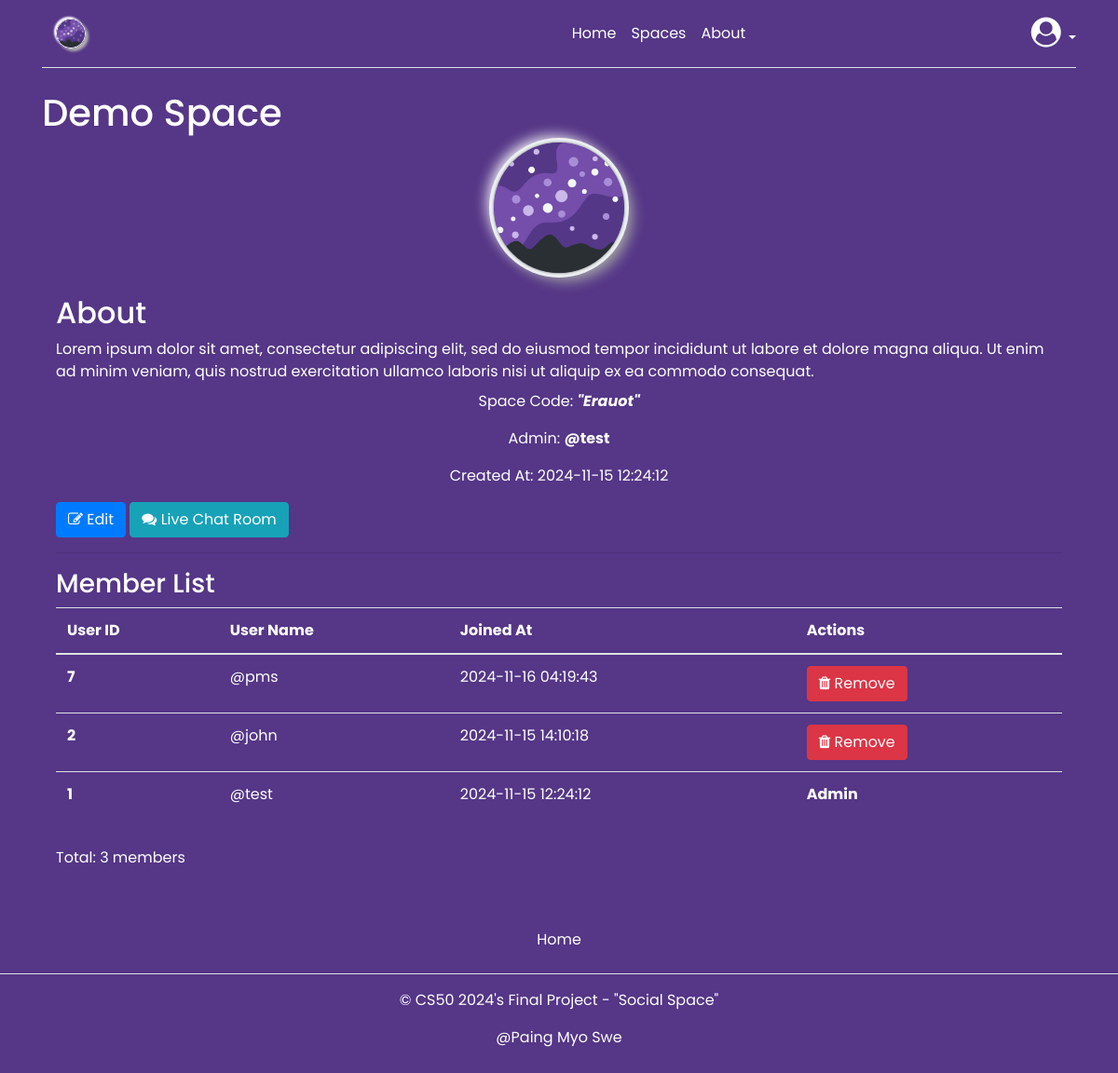
Screenshot of /spaces/3 (signed in) with the database file from the repository.
### tables this page shows
CREATE TABLE spaces (
  id INTEGER PRIMARY KEY AUTOINCREMENT,
  admin_id INTEGER NOT NULL,
  code VARCHAR NOT NULL,
  name TEXT NOT NULL,
  description TEXT NOT NULL,
  created TIMESTAMP NOT NULL DEFAULT CURRENT_TIMESTAMP,
  FOREIGN KEY (admin_id) REFERENCES users (id)
);

CREATE TABLE users (
  id INTEGER PRIMARY KEY AUTOINCREMENT,
  username TEXT UNIQUE NOT NULL,
  password TEXT NOT NULL
);

CREATE TABLE space_members (
  space_id INTEGER NOT NULL,
  user_id INTEGER NOT NULL,
  joined TIMESTAMP NOT NULL DEFAULT CURRENT_TIMESTAMP,
  FOREIGN KEY (space_id) REFERENCES spaces (id),
  FOREIGN KEY (user_id) REFERENCES users (id)
);

### app/space.py (the view)
@bp.route("/<int:id>")
@login_required
def show(id):
    db = get_db()
    space = db.execute(
        "SELECT s.id, s.code, name, description, created, admin_id, username as admin_name"
        " FROM spaces s JOIN users u ON s.admin_id = u.id"
        " WHERE s.id = ?",
        (id,),
    ).fetchone()
    if space is None:
        abort(404, f"Space id {id} doesn't exist.")
    members = get_space_members(id)
    is_member = g.user["id"] in [member["user_id"] for member in members]
    if not is_member:
        abort(403, f"You are not a member of this space.")
    return render_template(
        "space/show.html", space=space, members=members, is_member=is_member
    )

### app/auth.py (called while the page is built)
@bp.before_app_request
def load_logged_in_user():
    user_id = session.get("user_id")
    if user_id is None:
        g.user = None
    else:
        g.user = (
            get_db().execute("SELECT * FROM users WHERE id = ?", (user_id,)).fetchone()
        )

def login_required(view):
    @functools.wraps(view)
    def wrapped_view(**kwargs):
        if g.user is None:
            return redirect(url_for("auth.login"))
        return view(**kwargs)
    return wrapped_view

### app/db.py (called while the page is built)
def get_db():
    if "db" not in g:
        g.db = sqlite3.connect(
            current_app.config["DATABASE"], detect_types=sqlite3.PARSE_DECLTYPES
        )
        g.db.row_factory = sqlite3.Row
    return g.db

### app/space.py (called while the page is built)
def get_space_members(space_id):
    db = get_db()
    return db.execute(
        "SELECT sm.joined, sm.user_id, u.id, u.username FROM space_members sm JOIN users u ON sm.user_id = u.id WHERE space_id = ? ORDER BY joined DESC",
        (space_id,),
    ).fetchall()

### app/templates/space/show.html (shortened to what this page needs)
{% extends 'base.html' %} {% block header %}
<h1>{% block title %} {{ space['name'] }} {% endblock %}</h1>
{% endblock %} {% block content %}
<section class="content">
  <div class="container">
    <div class="row">
      <div class="col-lg-12">
        <div>
          <div class="space-logo mb-4">
            <img
              src="{{ url_for('static', filename = 'logo.png') }}"
              alt="logo"
              width="140"
              height="140"
            />
          </div>
          <h2 class="fw-normal">About</h2>
          <p class="mb-2">{{ space['description'] }}</p>
          <div class="text-center">
            <p>
              Space Code: <b><i>"{{ space['code'] }}"</i></b>
            </p>
            <p>Admin: <b>@{{ space['admin_name'] }}</b></p>
            <p>Created At: {{ space['created'] }}</p>
          </div>
          <p>
            {% if g.user["id"] != space["admin_id"] %}
            <button
              type="button"
              class="btn btn-danger"
              data-toggle="modal"
              data-target="#leaveModal"
            >
              Leave <i class="fa fa-sign-out"></i>
            </button>
            {% else %}
            <a
              href="{{ url_for('space.update', id = space['id']) }}"
              class="btn btn-primary"
              ><i class="fa fa-edit"></i> Edit</a
            >
            {% endif %} {% if g.user["id"] %}
            <a
              href="{{ url_for('space.chat', id = space['id']) }}"
              class="btn btn-info"
              ><i class="fa fa-comments"></i> Live Chat Room</a
            >
            {% endif %}
          </p>
        </div>
        <hr />
        <h3>Member List</h3>
        <div class="row">
          <div class="col-lg-12">
            <table class="table text-white">
              <thead>
                <tr>
                  <th scope="col">User ID</th>
                  <th scope="col">User Name</th>
                  <th scope="col">Joined At</th>
                  {% if g.user["id"] == space["admin_id"] %}
                  <th scope="col">Actions</th>
                  {% endif %}
                </tr>
              </thead>
              <tbody>
                {% for member in members %}
                <tr>
                  <th scope="row">{{ member['id'] }}</th>
                  <td>@{{ member['username'] }}</td>
                  <td>{{ member['joined'] }}</td>
                  {% if g.user["id"] == space["admin_id"] %}
                  <td>
                    {% if member['id'] != g.user['id'] %}
                    <a
                      href="{{ url_for('space.remove_member', id = space['id'], user_id = member['id']) }}"
                      class="btn btn-danger"
                      ><i class="fa fa-trash"></i> Remove</a
                    >
                    {% else %}
                    <p><b>Admin</b></p>
                    {% endif %}
                  </td>
                  {% endif %}
                </tr>
                {% endfor %}
              </tbody>
            </table>
            <p>Total: {{ members|length }} members</p>
          </div>
        </div>
      </div>
    </div>
  </div>
</section>
{% endblock %}

### app/static/style.css (style rules this page uses)
* { margin: 0; padding: 0; box-sizing: border-box; font-family: "Poppins", sans-serif; }
body { background: #553687; }
body, h1, h2, h3, h4, h5, h6, p, a, span, div { color: white; }
.space-logo { width: 140px; margin: auto; }
.space-logo img { width: 100%; height: 140px; object-fit: cover; border-radius: 50%; box-shadow: 0px 0px 3px #5f5f5f, 0px 0px 0px 5px #ecf0f3, 8px 8px 15px #a7aaa7, -6px -6px 15px #fff; }

### rows the page displays
spaces: name "Demo Space", description "Lorem ipsum dolor sit amet, consectetur adipiscing elit, sed do eiusmod tempor incididunt ut labore et dolore magna aliqua. Ut enim ad minim veniam, quis nostrud exercitation ullamco laboris nisi ut aliquip ex ea commodo consequat.", code "Erauot", created "2024-11-15 12:24:12"
users: admin_name "test"
space_members: id "7", username "pms", joined "2024-11-16 04:19:43"
space_members: id "2", username "john", joined "2024-11-15 14:10:18"
space_members: id "1", username "test", joined "2024-11-15 12:24:12", shows "Admin"

### other values shown
{{ members|length }} "3"
